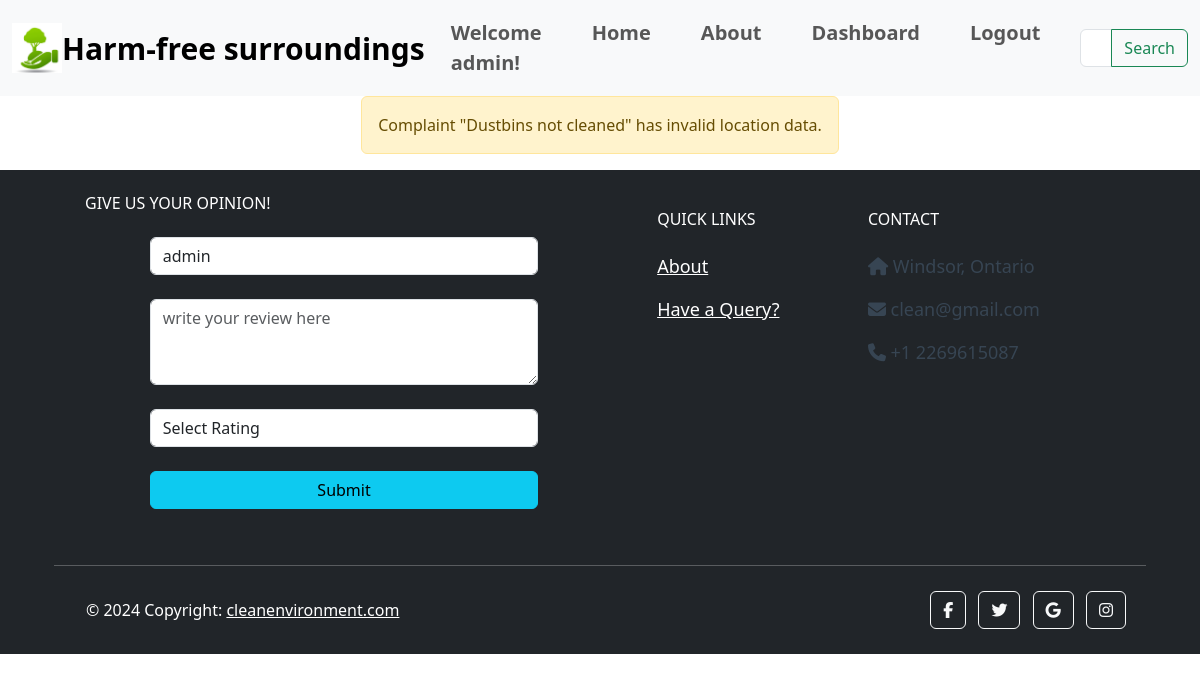
/new/complaints (signed in), run on an earlier commit of the app's database.
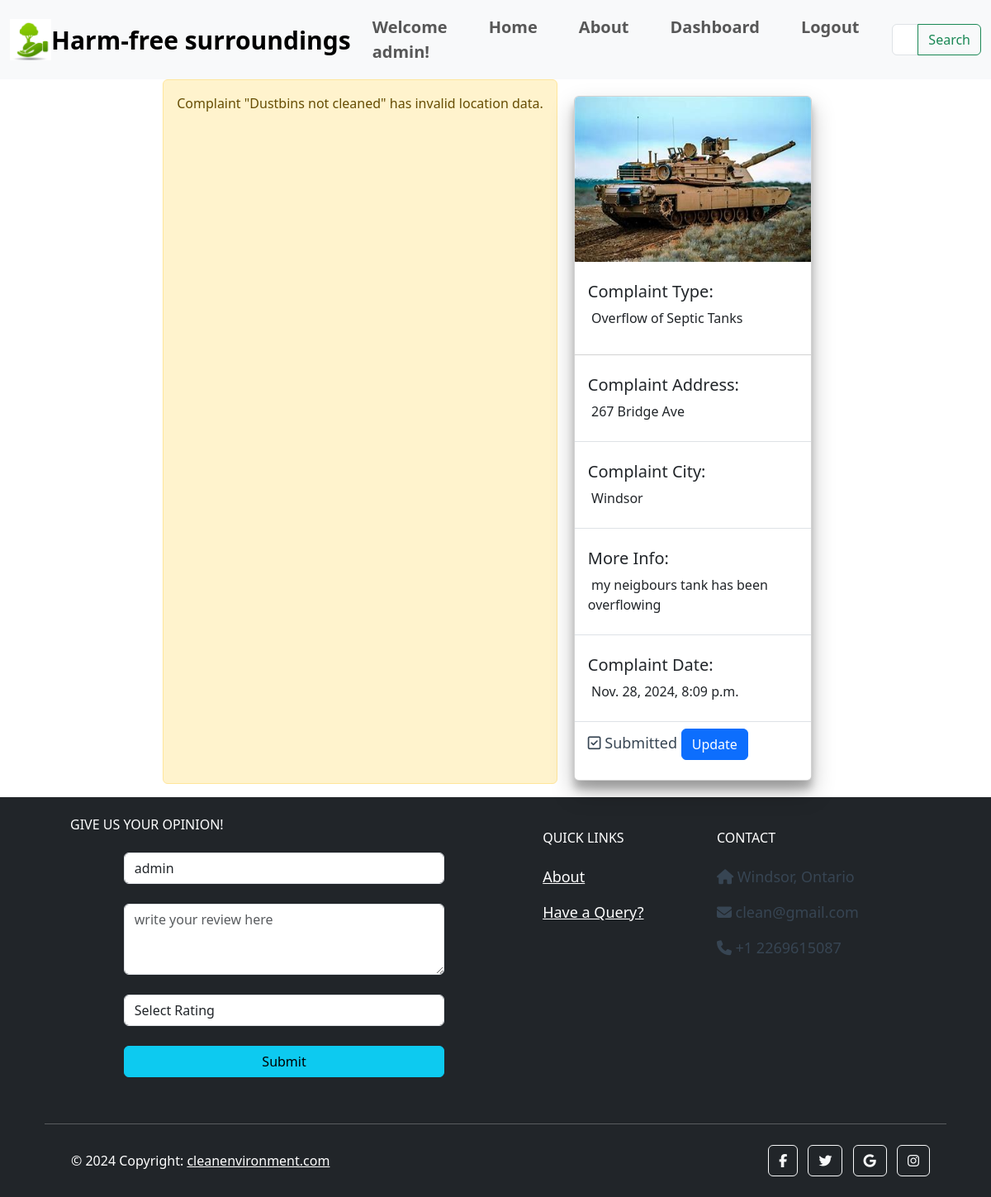
And on a later commit of the database.
### city/models.py (models this page shows, shortened)
class Complaint(models.Model):
    STATUS = (
        ('Submitted', 'Submitted'),
        ('Pending', 'Pending'),
        ('Resolved', 'Resolved')
    )
    COMPLAINTS = (
        ('Garbage dump', 'Garbage dump'),
        ('Overflow of Septic Tanks', 'Overflow of Septic Tanks'),
        ('Burning of Garbage', 'Burning of Garbage'),
        ('Stagnant Water', 'Stagnant Water'),
        ('Dustbins not cleaned', 'Dustbins not cleaned'),
        ('Improper Sanitization', 'Improper Sanitization'),
        ('Open Manholes or Drains', 'Open Manholes or Drains'),
    )
    user_name = models.ForeignKey(MyUser, on_delete=models.CASCADE)
    complaint_type = models.CharField(max_length=200, null=True, choices=COMPLAINTS)
    address = models.CharField(max_length=500, null=True)
    city = models.CharField(max_length=100, null=True)
    postal_code = models.CharField(max_length=20, null=True, blank=True)
    thumbs_up = models.PositiveIntegerField(default=0)
    is_verified = models.BooleanField(default=False)
    voted_users = models.ManyToManyField(MyUser, related_name='voted_complaints', blank=True)
    landmark = models.CharField(max_length=200, null=True)
    info = models.CharField(max_length=200, null=True)
    latitude = models.FloatField(null=True, blank=True)
    longitude = models.FloatField(null=True, blank=True)
    complaint_date = models.DateTimeField(auto_now_add=True, null=True)
    picture = models.ImageField(null=True)
    video = models.FileField(upload_to='uploads/complaint_videos/', null=True, blank=True)
    tracking_id = models.CharField(null=True, max_length=16)
    status = models.CharField(max_length=200, null=True, default='Submitted', choices=STATUS)

### city/views.py (the view)
# urls.py: path('new/complaints',views.new_complaints,name='new_complaints'),
@login_required(login_url='employee_login')
def new_complaints(request):
    if request.user.is_employee == True:
        new = Complaint.objects.all().filter(status='Submitted')
        return render(request, 'city/new_complaints.html', {'new': new})
    else:
        return redirect('employee_login')

### city/templates/city/new_complaints.html (shortened to what this page needs)
{% extends 'city/navbar.html' %}
{% load static %}
{% block content %}
<!DOCTYPE html>
<html lang="en">
  <head>
    <link
      href="https://cdn.jsdelivr.net/npm/bootstrap@5.3.0-alpha1/dist/css/bootstrap.min.css"
      rel="stylesheet"
    />
  </head>
  <body>
    <div id="section">
      {% if new %}
      {% for complaints in new %}
      {% if complaints.latitude and complaints.longitude %}
      <div class="card" style="width: 18rem">
        <img
          src="{{ complaints.picture.url }}"
          class="card-img-top"
          alt="Complaint Image"
        />
        <div class="card-body">
          <p class="card-title" id="type">
            <h5>Complaint Type:</h5>&nbsp;{{ complaints.complaint_type }}
          </p>
        </div>
        <ul class="list-group list-group-flush">
          <li class="list-group-item">
            <p id="address">
              <h5>Complaint Address:</h5>&nbsp;{{ complaints.address }}
            </p>
          </li>
          <li class="list-group-item">
            <p id="city">
              <h5>Complaint City:</h5>&nbsp;{{ complaints.city }}
            </p>
          </li>
          <li class="list-group-item">
            <p id="city">
              <h5>More Info:</h5>&nbsp;{{ complaints.info }}
            </p>
          </li>
          <li class="list-group-item">
            <p id="date">
              <h5>Complaint Date:</h5>&nbsp;{{ complaints.complaint_date }}
            </p>
          </li>
          <li class="list-group-item">
            <p id="status">
              <i class="fa-regular fa-square-check"></i>&nbsp;{{ complaints.status }}
              <a
                href="{% url 'update_new_complaints' complaints.id %}"
                class="btn btn-primary"
                >Update</a
              >
            </p>
          </li>
        </ul>
      </div>
      <br />
      {% else %}
      <div class="alert alert-warning" role="alert">
        Complaint "{{ complaints.complaint_type }}" has invalid location data.
      </div>
      {% endif %}
      {% endfor %}
      {% else %}
      <img src="{% static 'images/gif2.gif' %}" alt="" class="gif" />
      <h1>Oops! No New Complaints</h1>
      {% endif %}
    </div>
  </body>
</html>
{% endblock content %}

What changed in the data, as far as the page shows it:
added Complaint: picture (picture), complaint_type "Overflow of Septic Tanks", address "267 Bridge Ave", city "Windsor", info "my neigbours tank has been overflowing", complaint_date "Nov. 28, 2024, 8:09 p.m.", status "Submitted"
